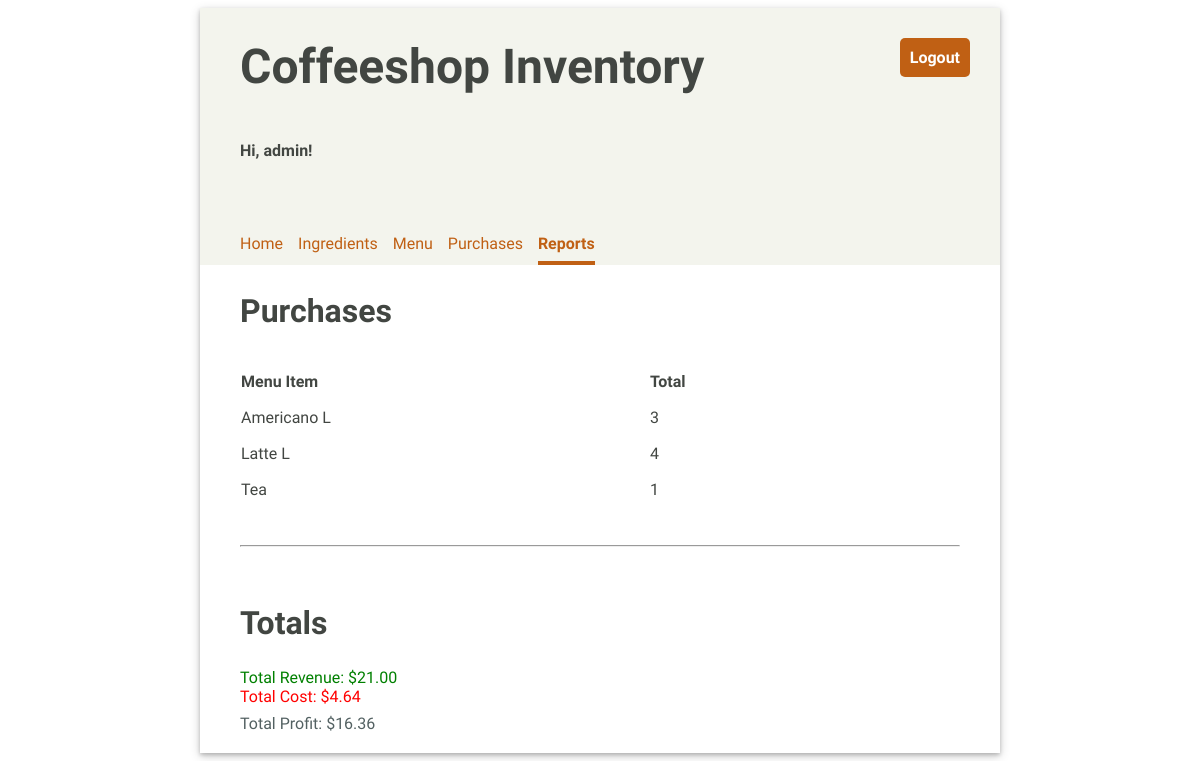
Screenshot of /reports (signed in) with the database file from the repository.
### inventory/models.py (models this page shows, shortened)
class MenuItem(models.Model):
    title = models.CharField(max_length=100, unique=True)
    price = models.FloatField(default=0.00)
    class Meta:
        ordering = ['title']
        verbose_name = 'menu item'

### inventory/views.py (the view)
# urls.py: path('reports', views.ReportView.as_view(), name="reports"),
class ReportView(LoginRequiredMixin, TemplateView):
    template_name = "inventory/reports.html"
    def get_context_data(self, **kwargs):
        context = super().get_context_data(**kwargs)
        context["purchases"] = Purchase.objects.all()
        revenue = Purchase.objects.aggregate(revenue=Sum("menu_item__price"))["revenue"]
        total_cost = 0
        items_count = {}
        for purchase in context["purchases"]:
            items_count[purchase.menu_item.title] = items_count.get(purchase.menu_item.title, 0)+1
            for recipe_requirement in purchase.menu_item.recipe_set.all():
                total_cost += recipe_requirement.ingredient.unit_price * recipe_requirement.quantity
        context['item_total'] = items_count
        context["revenue"] = revenue
        context["total_cost"] = total_cost
        if revenue:
            context["profit"] = revenue - total_cost
        return context

### inventory/templates/inventory/reports.html (shortened to what this page needs)
{% extends 'base.html' %}
{% load static %}
{% block content %}
    <h2>Purchases</h2>
    <table class="inventory-table">
        <thead>
            <tr>
                <th>Menu Item</th>
                <th>Total</th>
            </tr>
        </thead>
        <tbody>
        {% for title, nums in item_total.items %}
            <tr>
                <td>{{ title }}</td>
                <td>{{ nums }}</td>
            </tr>
        {% endfor %}
        </tbody>
    </table>
    <hr/>
    <h2>Totals</h2>
    <div style="color: green;">Total Revenue: ${{ revenue|stringformat:".2f" }}</div>
    <div style="color: red;">Total Cost: ${{ total_cost|stringformat:".2f" }}</div>
    <div style="color: #536162; margin-top: 0.5em;">Total Profit: ${{ profit|stringformat:".2f" }}</div>
{% endblock %}

### inventory/templates/base.html (shortened to what this page needs)
{% load static %}
<!DOCTYPE html>
<html>
<head>
    <link rel="stylesheet" type="text/css" href="{% static 'inventory/style.css' %}" />
</head>
<body>
    <div class="app">
        <header>
          <div class="header-first-row">
            <h1 class="title">Coffeeshop Inventory</h1>
            {% if user.is_authenticated %}
            <a class="logout" href="/logout">Logout</a>
            {% endif %}
          </div>
          {% if user.is_authenticated %}
            <p>Hi, {{ user.username }}!</p>
            <nav class="navbar">
              {% url 'home' as home_url %}
              {% url 'ingredientlist' as ingredients_url %}
              {% url 'menuitemlist' as menu_url %}
              {% url 'purchaselist' as purchases_url %}
              {% url 'reports' as reports_url %}
              <a class="nav-item{% if request.path == home_url %} current-page{% endif %}" href="{% url 'home' %}">Home</a>
              <a class="nav-item{% if request.path == ingredients_url %} current-page{% endif %}" href="{% url 'ingredientlist' %}">Ingredients</a>
              <a class="nav-item{% if request.path == menu_url %} current-page{% endif %}" href="{% url 'menuitemlist' %}">Menu</a>
              <a class="nav-item{% if request.path == purchases_url %} current-page{% endif %}" href="{% url 'purchaselist' %}">Purchases</a>
              <a class="nav-item{% if request.path == reports_url %} current-page{% endif %}" href="{% url 'reports' %}">Reports</a>
            </nav>
          {% endif %}
        </header>
        <main>
          {% block content %}{% endblock %}
        </main>
        </div>
</body>
</html>

### inventory/static/inventory/style.css (style rules this page uses)
body { font-family: 'Oxygen', sans-serif; color: #424642; }
hr { margin: 30px 0; }
header { background-color: #F3F4ED; min-height: 200px; display: flex; align-items: center; flex-direction: column; align-items: flex-start; padding-left: 40px; }
main { display: flex; flex-direction: column; padding: 0 40px 20px 40px; justify-content: center; }
main h2 { font-size: 2em; }
.app { min-width: 800px; max-width: 60%; margin: 0 auto; box-shadow: 0 2px 4px 0 rgba(0, 0, 0, 0.2), 0 3px 10px 0 rgba(0, 0, 0, 0.19); }
.title { font-size: 3em; padding: 30px 0; margin: auto 0; }
header p { font-weight: bold; }
.navbar { margin-top: 50px; display: flex; width: 100%; }
.navbar a { text-decoration: none; padding: 8px 0; color: #C06014; margin-right: 15px; }
.navbar a:hover, .navbar .current-page { border-bottom: solid 4px #C06014; border-spacing: 0 15px; font-weight: bold; }
main table { text-align: left; border-collapse: separate; border-spacing: 0 15px; width: 80%; }
.header-first-row { width: 100%; display: flex; justify-content: space-between; }
.logout { height: max-content; text-align: center; text-decoration: none; border: 0px; background-color: #C06014; border-radius: 5px; color: white; padding: 10px; font-weight: bold; margin: 30px; font-size: 1em; }
a { text-decoration: none; color: #C06014; }

### rows the page displays
MenuItem: item_total "Americano L"
MenuItem: item_total "Latte L"
MenuItem: item_total "Tea"

### other values shown
{{ user.username }} "admin"
{{ nums }} "3" "4" "1"
{{ revenue|stringformat:".2f" }} "21.00"
{{ total_cost|stringformat:".2f" }} "4.64"
{{ profit|stringformat:".2f" }} "16.36"
